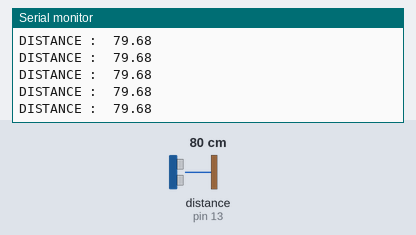
Recording of a sketch running on a simulated Arduino Uno, built with avr-gcc and run on an emulated ATmega328P. On the bench: the last lines printed to the serial monitor. Wiring (inferred from the names in the program): ultrasonic range finder: trigger pin 12; echo pin 13. Inputs (shaded band) come from the test bench; at power-on: distance to the obstacle (sensor on pin 13) 80 cm. The echo pulse lasts 58.3 µs per cm.

Above: at 1.2 s.
1.3 s: distance to the obstacle (sensor on pin 13) set to 2 cm
At 1.8 s:
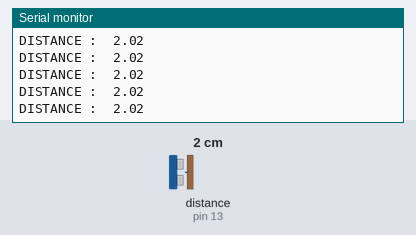
4.3 s: distance to the obstacle (sensor on pin 13) set to 120 cm
At 5.0 s:
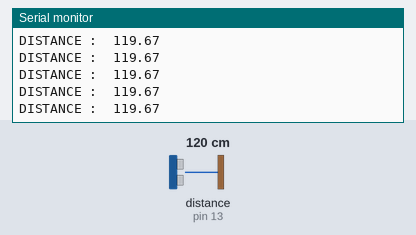
7.3 s: distance to the obstacle (sensor on pin 13) set to 18 cm
At 7.8 s:
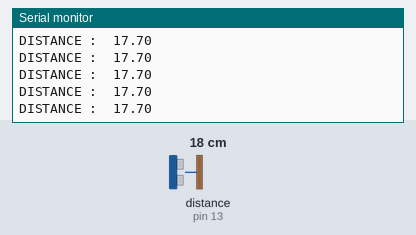
Timing chart, 0 to 10.3 s (numbered marks = the images above; inputs shaded):
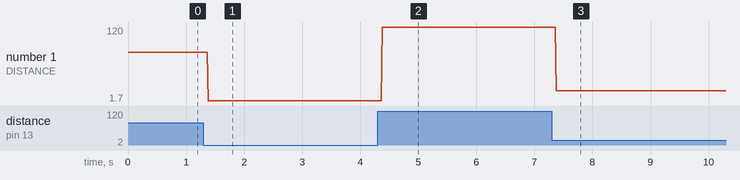

Measured:
- after the input at 1.3 s, the serial monitor: prints a new line after 0.08 s (image 1)
- after the input at 4.3 s, the serial monitor: prints a new line after 0.08 s (image 2)
- after the input at 7.3 s, the serial monitor: prints a new line after 0.07 s (image 3)
- plotted number 1: 79.68 → 2.02 after the input at 1.3 s, 2.02 → 119.67 after the input at 4.3 s, 119.67 → 17.7 after the input at 7.3 s

The sketch:

ultrasonic.ino
```cpp
float distance =0;
long Time;

#define Echopin 13
#define Triggerpin 12

void setup()
{
    Serial.begin(9600);
    pinMode(Echopin,INPUT);
    pinMode(Triggerpin,OUTPUT);
    digitalWrite(Echopin,LOW);
    digitalWrite(Triggerpin,LOW);

}

void loop()
{
      ultra_sonic();
}

void ultra_sonic()
{
    digitalWrite(Triggerpin,HIGH);
    delayMicroseconds(10);
    digitalWrite(Triggerpin,LOW);

    Time=pulseIn(Echopin,HIGH);

    distance=(Time*0.0343)/2;

    Serial.print("DISTANCE :");
    Serial.print("\t");
    Serial.print(distance);
    Serial.print("\n");
}
```
